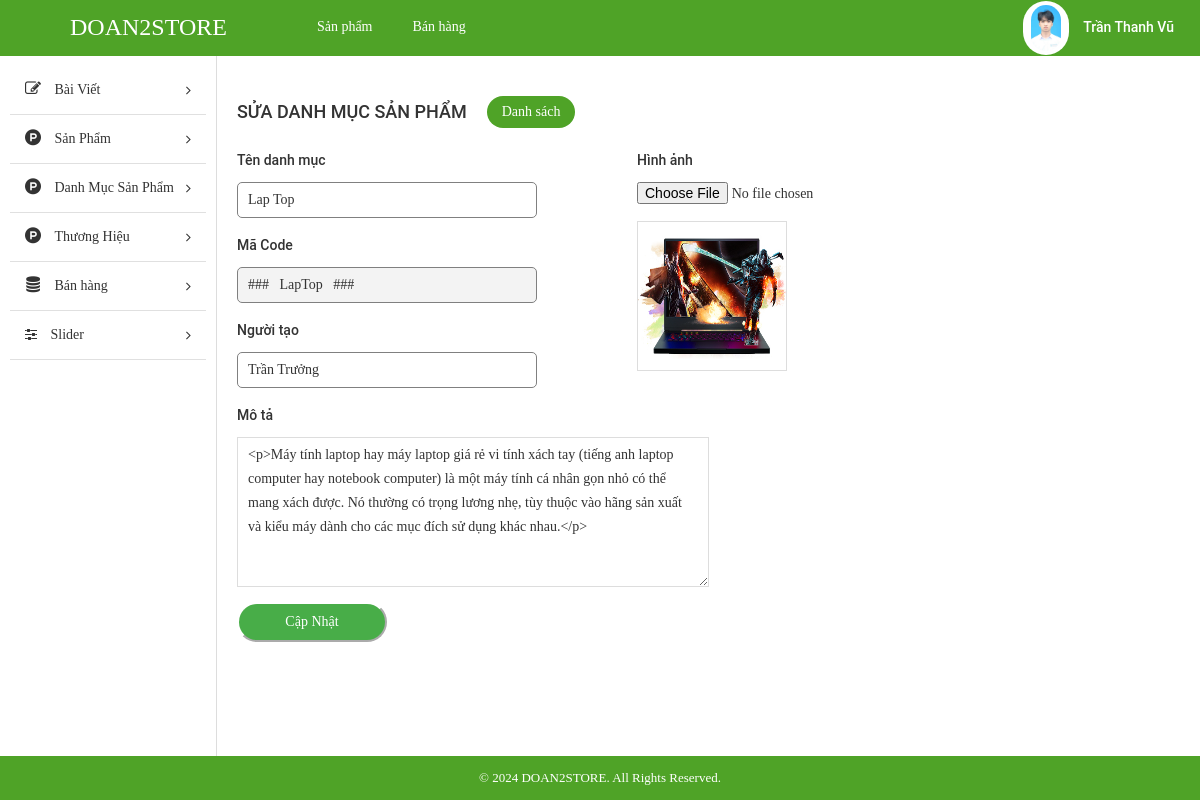
Screenshot of /STORE/admin/index.php?modules=categorys&contollers=index&action=edit&id=12 (signed in) with the database file from the repository.
### tables this page shows
CREATE TABLE `tbl_category` (
  `id` int(11) NOT NULL,
  `name` varchar(255) NOT NULL,
  `code` varchar(255) NOT NULL,
  `image` varchar(255) NOT NULL,
  `description` text NOT NULL,
  `create_date` varchar(255) NOT NULL,
  `user` varchar(255) NOT NULL
);

### STORE/admin/modules/categorys/controllers/indexController.php (called while the page is built, shortened)
<?php
function editAction()
{
	$id = $_GET['id'];
	$data = get_category_by_id($id);
	load_view('show', $data);
}

### STORE/admin/libraries/database.php (called while the page is built, shortened)
<?php
function db_query($query_string) {
    global $conn;
    $result = mysqli_query($conn, $query_string);
    return $result;
}
function db_fetch_array($query_string) {
    $result = array();
    $mysqli_result = db_query($query_string);
    while ($row = mysqli_fetch_assoc($mysqli_result)) {
        $result[] = $row;
    }
    return $result;
}

### STORE/admin/modules/categorys/models/indexModel.php (called while the page is built, shortened)
<?php
function get_category_by_id($id)
{
	return db_fetch_array("SELECT * FROM `tbl_category` WHERE `id` = '$id'");
}

### STORE/admin/core/router.php (called while the page is built, shortened)
<?php
$action_name = get_action() . 'Action';
call_function(array('construct', $action_name));

### STORE/admin/core/appload.php (called while the page is built, shortened)
<?php
require CONFIGPATH . DIRECTORY_SEPARATOR . 'database.php';
require LIBPATH . DIRECTORY_SEPARATOR . 'database.php';
require COREPATH . DIRECTORY_SEPARATOR . 'base.php';
require COREPATH . DIRECTORY_SEPARATOR . 'router.php';

### STORE/admin/index.php (called while the page is built, shortened)
<?php
require COREPATH . DIRECTORY_SEPARATOR . 'appload.php';

### STORE/admin/modules/categorys/views/showView.php (the view, shortened to what this page needs)
<div id="main-content-wp" class="add-cat-page">
    <div class="wrap clearfix">
        <div id="content" class="fl-right">
            <div class="section" id="title-page">
                <div class="clearfix">
                    <h3 id="index" class="fl-left">Sửa danh mục sản phẩm</h3>
                    <a href="?modules=categorys&controllers=index&action=list" title="" id="add-new" class="fl-left">Danh sách</a>
                </div>
            </div>
            <div class="section" id="detail-page">
                <div class="section-detail">
                    <?php if (!empty($data)) foreach ($data as $value) { ?>
                        <form method="POST" action="?modules=categorys&controllers=index&action=update&id=<?php echo $value['id']; ?>" enctype="multipart/form-data">
                            <div style="display: flex;">
                                <div style="width: 400px;">
                                    <label for="title">Tên danh mục</label>
                                    <input type="text" name="name" id="title" value="<?php echo $value['name']; ?>" style="display: block;width: 300px;">
                                    <label for="title">Mã Code</label>
                                    <input type="text" name="code" id="username" readonly="readonly" value="<?php echo $value['code']; ?> " style="display: block;width: 300px;">
                                    <label for="title">Người tạo</label>
                                    <input type="text" name="user" id="title" value="<?php echo $value['user']; ?>" style="display: block;width: 300px;">
                                </div>
                                <div style="width: 400px;">
                                    <label>Hình ảnh</label>
                                    <div id="uploadFile">
                                        <input type="file" name="image" id="upload-thumb">
                                        <img src="<?php echo $value['image']; ?>">
                                    </div>
                                </div>
                            </div>
                            <label for="desc">Mô tả</label>
                            <textarea name="description" id="desc" class="ckeditor"><?php echo $value['description']; ?></textarea>
                        <?php }; ?>
                        <input type="submit" name="btn_submit" id="btn-submit" value="Cập Nhật" style="height: 40px;
                                                                                                border-radius: 60px;
                                                                                                width: 150px;
                                                                                                color: green;
                                                                                                border-color: white;
                                                                                                color: white;
                                                                                                background-color: #48ad48;">
                        </form>
                </div>
            </div>
        </div>
    </div>
</div>

### STORE/admin/core/base.php (shortened to what this page needs)
<?php
function get_module()
{
    global $config;
    $module = isset($_GET['modules']) ? $_GET['modules'] : $config['default_module'];
    return $module;
}
function call_function($list_function = array())
{
    if (is_array($list_function)) {
        foreach ($list_function as $f) {
            if (function_exists($f())) {
                $f();
            }
        }
    }
}
function load_view($name, $data_send = array())
{
    $data = $data_send;
    $path = MODULESPATH . DIRECTORY_SEPARATOR . get_module() . DIRECTORY_SEPARATOR . 'views' . DIRECTORY_SEPARATOR . $name . 'View.php';
    if (file_exists($path)) {
        require $path;
    } else {
        echo "Không tìm thấy {$path}";
    }
}
function get_header($name = '')
{
    global $data;
    if (empty($name)) {
        $name = 'header';
    } else {
        $name = "header-{$name}";
    }
    $path = LAYOUTPATH . DIRECTORY_SEPARATOR . $name . '.php';
    if (file_exists($path)) {
        if (is_array($data)) {
            foreach ($data as $key => $a) {
                $$key = $a;
            }
        }
        require $path;
    } else {
        echo "Không tìm thấy {$path}";
    }
}
function get_footer($name = '')
{
    global $data;
    if (empty($name)) {
        $name = 'footer';
    } else {
        $name = "footer-{$name}";
    }
    $path = LAYOUTPATH . DIRECTORY_SEPARATOR . $name . '.php';
    if (file_exists($path)) {
        if (is_array($data)) {
            foreach ($data as $key => $a) {
                $$key = $a;
            }
        }
        require $path;
    } else {
        echo "Không tìm thấy {$path}";
    }
}
function get_sidebar($name = '')
{
    global $data;
    if (empty($name)) {
        $name = 'sidebar';
    } else {
        $name = "sidebar-{$name}";
    }
    $path = LAYOUTPATH . DIRECTORY_SEPARATOR . $name . '.php';
    if (file_exists($path)) {
        if (is_array($data)) {
            foreach ($data as $key => $a) {
                $$key = $a;
            }
        }
        require $path;
    } else {
        echo "Không tìm thấy {$path}";
    }
}

### STORE/admin/public/css/import/global.css (style rules this page uses)
body { font-family: "Roboto Regular"; font-size: 14px; line-height: 24px; color: #333; }
.fl-left { float: left; }
.fl-right { float: right; }
img { max-width: 100%; height: auto; display: block; }
a { text-decoration: none!important; }

### STORE/admin/public/css/import/list_post.css (style rules this page uses)
#content { width: 82%; border-left: 1px solid #ddd; padding: 20px; }
#add-new { display: inline-block; color: #fff; background: #4fa327; padding: 4px 15px; margin: 20px; border-radius: 20px; }
#index { font-family: 'Roboto Medium'; font-weight: normal; text-transform: uppercase; font-size: 18px; padding: 24px 0px; }

### STORE/admin/public/css/import/add_cat.css (style rules this page uses)
.add-cat-page #detail-page .section-detail label { display: block; padding-bottom: 10px; font-family: 'Roboto Medium'; font-weight: normal; }
.add-cat-page #detail-page .section-detail input[type="text"] { display: block; padding: 5px 10px; border: 1px solid #ddd; width: 35%; margin-bottom: 15px; border-radius: 5px; border-color: gray; }
.add-cat-page #detail-page .section-detail textarea { display: block; padding: 5px 10px; border: 1px solid #ddd; width: 50%; height: 150px; margin-bottom: 15px; }
#uploadFile { margin-bottom: 15px; }
#uploadFile img { margin-top: 15px; width: 150px; height: 150px; overflow: hidden; border: 1px solid #ddd; }

### STORE/admin/public/css/import/info_account.css (style rules this page uses)
#username { cursor: not-allowed; background: #f3f3f3; }

### rows the page displays
tbl_category: name "Lap Top", code "### LapTop ###", user "Trần Trưởng", image (picture), description "<p>Máy tính laptop hay máy laptop giá rẻ vi tính xách tay (tiếng anh laptop computer hay notebook computer) là một máy tính cá nhân gọn nhỏ có thể mang xách được. Nó thường có trọng lương nhẹ, tùy thuộc vào hãng sản xuất và kiểu máy dành cho các mục đích sử dụng khác nhau.</p>"
